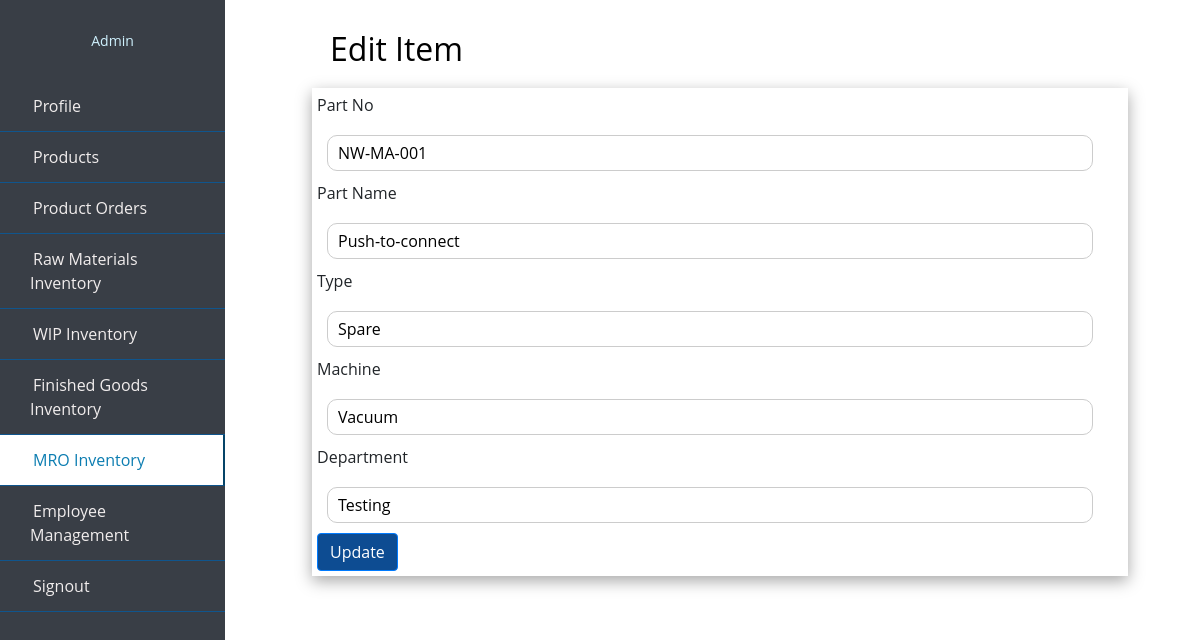
The page /edit_mro.php?editid=NW-MA-001 on the database its author committed.
### tables this page shows
CREATE TABLE `mro` (
  `part_no` varchar(10) NOT NULL,
  `part_name` varchar(100) NOT NULL,
  `type` varchar(50) NOT NULL,
  `machine` varchar(100) NOT NULL,
  `department` varchar(100) NOT NULL
);

### edit_mro.php (the view, shortened to what this page needs)
<?php
include 'partial/dbconnect.php';
if(isset($_GET['editid'])){
$part_no=$_GET['editid'];
$sql="SELECT * FROM `mro` WHERE part_no = '$part_no'";
$result=$conn->query($sql);
$data=$result->fetch_assoc();
}
?>
<!doctype html>
<html lang="en">
  <head>
    <link rel="stylesheet" href="https://stackpath.bootstrapcdn.com/bootstrap/4.4.1/css/bootstrap.min.css">
    <link rel="stylesheet" href="style.css">
    <link rel="stylesheet" href="https://cdn.jsdelivr.net/npm/bootstrap-icons@1.7.2/font/bootstrap-icons.css">
  </head>
  <body>
  <div class="wrapper">
        <div class="sidebar">
            <div class="profile">
            <p>Admin</p>
            </div>
            <ul>
                <li>
                    <a href="admin_profile.php">
                        <span class="item">Profile</span>
                    </a>
                </li>
                <li>
                    <a href="admin_products.php">
                        <span class="item">Products</span>
                    </a>
                </li>
                <li>
                    <a href="admin_porders.php">
                        <span class="item">Product Orders</span>
                    </a>
                </li>
                <li>
                    <a href="admin_rawmaterials.php">
                        <span class="item">Raw Materials Inventory</span>
                    </a>
                </li>
                <li>
                    <a href="admin_wip.php">
                        <span class="item">WIP Inventory</span>
                    </a>
                </li>
                <li>
                    <a href="admin_finishedg.php"  >
                        <span class="item">Finished Goods Inventory</span>
                    </a>
                </li>
                <li>
                    <a href="admin_mro.php" class="active">
                        <span class="item">MRO Inventory</span>
                    </a>
                </li>
                <li>
                    <a href="admin_empmanage.php">
                        <span class="item">Employee Management</span>
                    </a>
                </li>
                <li>
                        <a href="/project/logout.php"><span class="item">Signout</span></a>
                </li>
  </ul>
       </div>
</div>
<div class="content">
<h2 class="heading"> Edit Item</h2>
<div class="box">
<div>
  <form action="modify_mro.php?editid=<?= $part_no ?>" method="post">
    <label>Part No</label>
    <input type="text"  name="part_no" placeholder="part no" value="<?= $data['part_no']?>">
    <br>
    <label>Part Name</label>
    <input type="text"  name="part_name" placeholder="part name" value="<?= $data['part_name']?>">
    <br>
    <label>Type</label><br>
    <input type="text"  name="type" placeholder="type" value="<?= $data['type']?>">
    <br>
    <label>Machine</label>
    <br>
    <input type="text"  name="machine" placeholder="machine" value="<?= $data['machine']?>">
    <br>
    <label>Department</label>
    <br>
    <input type="text"  name="department" placeholder="department" value="<?= $data['department']?>">
    <button type="submit" class="btn btn-primary" name="update">Update</button>
  </form>
  </div>
</div>
</div>
</body>
</html>

### style.css (style rules this page uses)
h2 { color: #8EC3B0; }
.item { padding: 3px; text-align: center; }
.wrapper .sidebar { background:#393E46; position: fixed; top: 0; left: 0; width: 225px; height: 100%; padding: 20px 0; transition: all 0.5s ease; }
.wrapper .sidebar .profile { margin-bottom: 30px; text-align: center; }
.wrapper .sidebar .profile p { color: rgb(206, 240, 253); font-size: 14px; }
.wrapper .sidebar ul li a { display: block; padding: 13px 30px; border-bottom: 1px solid #10558d; color: rgb(241, 237, 237); font-size: 16px; position: relative; }
.wrapper .sidebar ul li a:hover, .wrapper .sidebar ul li a.active { color: #0c7db1; background:white; border-right: 2px solid rgb(5, 68, 104); }
.wrapper .sidebar ul li a:hover:before, .wrapper .sidebar ul li a.active:before { display: block; }
.content { border: 1px; background-color: #FEFCF3 ; margin-top: 80px; margin-bottom: 60px; margin-right: 20px; margin-left: 250px; }

### edit_mro.php (style rules this page uses)
.content { border: 1px; margin-top: 30px; margin-bottom: 60px; margin-right: 0px; margin-left: 240px; word-wrap: break-word; background-color:white; }
* { list-style: none; text-decoration: none; margin: 0; padding: 0; box-sizing: border-box; font-family: 'Open Sans', sans-serif; }
.content .box { padding: 5px; width: 85%; box-shadow: rgba(0, 0, 0, 0.35) 0px 5px 15px; display: block; margin-left: auto; margin-right: auto; }
input[type=text], select { width: 95%; padding: 5px 10px; margin-top: 10px; margin-bottom: 10px; margin-right: 0px; margin-left: 10px; display: inline-block; border: 1px solid #ccc; border-radius: 10px; box-sizing: border-box; }
.heading { margin-left: 90px; color: black; margin-bottom: 20px; }
.btn-primary, .btn-primary:hover, .btn-primary:active, .btn-primary:visited { background-color: #0D4C92; }

### rows shown on the page
mro: part_no "NW-MA-001", part_name "Push-to-connect", type "Spare", machine "Vacuum", department "Testing"
